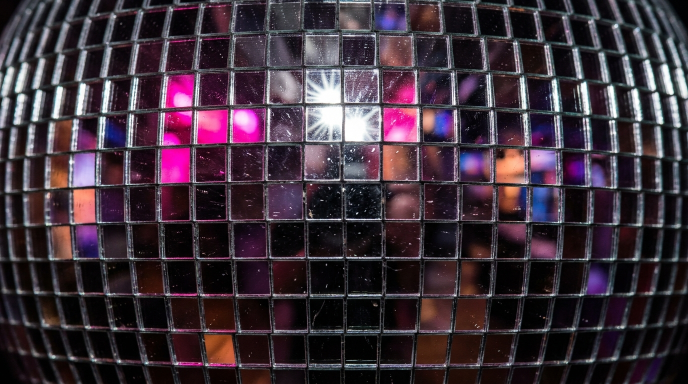
#> input picture scripts/person-portraits/disco-ball-source.jpg, 1376 x 768 px (shown at 1/2 size)
$ python polaroid-frame.py person-portraits/disco-ball-source.jpg person-portraits/disco-ball-source.jpg person-portraits/disco-ball-source.jpg person-portraits/disco-ball-source.jpg out.png
#> lines starting #> are read from the running program, lines starting #| are printed output that depends on the picture
"""Frame a polaroid-box photo as a classic instant print (Lisa, 22 Oct 2026).

Every guest gets a polaroid: the square photo from scripts/polaroid-box.py goes on the site (home + Afterparty boxes),
and this framed print (photo + wide bottom strip with the guest's name and episode code) is the keepsake - saved in
the episode folder and in the Polaroids folder.

Usage: python3 scripts/polaroid-frame.py <photo.jpg> "<Guest name>" "<S01E01>" <out.jpg> ["<description line>"]
(the description line comes from scripts/episode-guests.json "line" - the guest line from the episode page header)
"""
import io, os, sys
import numpy as np
from PIL import Image, ImageDraw, ImageFont, ImageFilter

ROOT = os.path.dirname(os.path.dirname(os.path.abspath(__file__)))


def font(name, size):
    from fontTools.ttLib import TTFont
    f = TTFont(os.path.join(ROOT, "node_modules/@fontsource", name, "files", f"{name}-latin-400-normal.woff"))
    f.flavor = None; buf = io.BytesIO(); f.save(buf); buf.seek(0)
    return ImageFont.truetype(buf, size)


def wrap(d, text, f, width):
    words, lines, cur = text.split(), [], ""
    for w in words:
        t = (cur + " " + w).strip()
        if d.textlength(t, font=f) <= width or not cur: cur = t
        else: lines.append(cur); cur = w
    return lines + [cur] if cur else lines


def frame(photo, name, code, line=""):
#> called with photo = 'person-portraits/disco-ball-source.jpg', name = 'person-portraits/disco-ball-source.jpg', code = 'person-portraits/disco-ball-source.jpg', line = 'out.png'
    P = 1024; side = 64; top = 64; bottom = 340           # classic proportions: 88 x 107 mm
    W, H = P + 2 * side, P + top + bottom
    rng = np.random.default_rng(7)
    base = np.linspace([253, 251, 244], [239, 233, 216], H)[:, None, :].repeat(W, 1)
    base += rng.normal(0, 2.2, (H, W, 1))                  # paper grain
    card = Image.fromarray(base.clip(0, 255).astype(np.uint8))
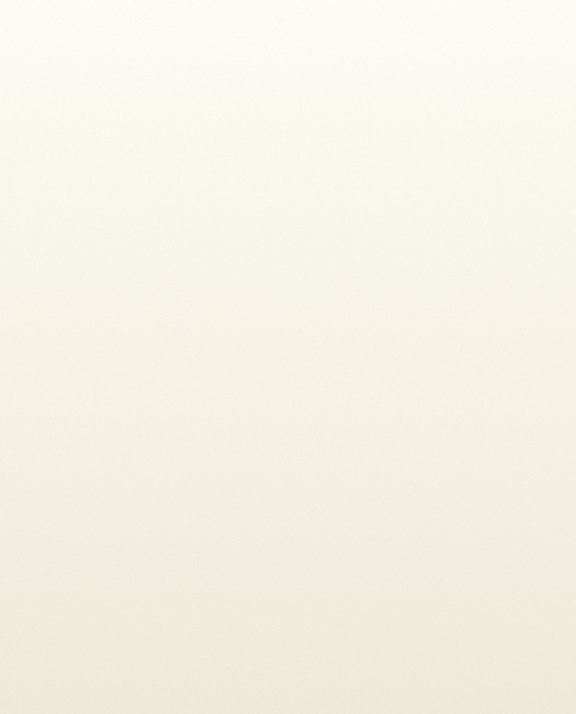
#> card: PIL image 1152x1428 RGB (shown at 1/2 size); mean R, G, B 245.5, 241.5, 229.5
    ph = Image.open(photo).convert("RGB").resize((P, P), Image.LANCZOS)
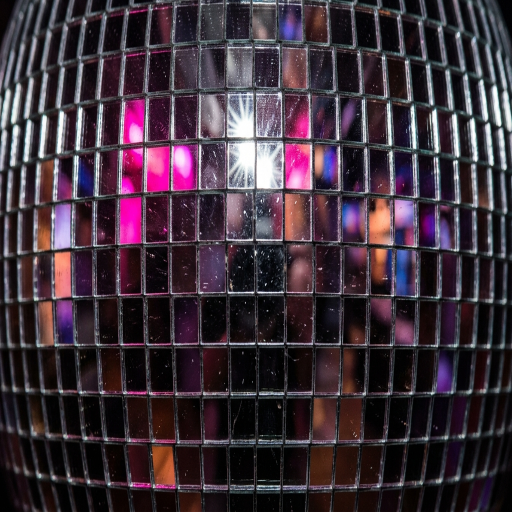
#> ph: PIL image 1024x1024 RGB (shown at 1/2 size); mean R, G, B 63, 48.7, 59.2
    a = np.asarray(ph, np.float32)                        # slight instant-film look
    a = (a - 128) * 1.04 + 128; g = a.mean(2, keepdims=True); a = g + (a - g) * 0.95
#> after `g = a.mean(2, keepdims=True)`:
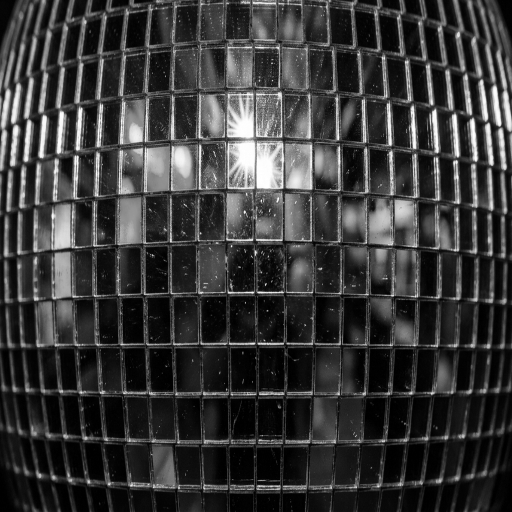
#> g: shape (1024, 1024, 1) float32 (shown at 1/2 size); min -5.12, max 260.1, mean 54.2; drawn with min black and max white
    a = a * np.array([1.02, 1.0, 0.95])
    ph = Image.fromarray(a.clip(0, 255).astype(np.uint8))
    card.paste(ph, (side, top))
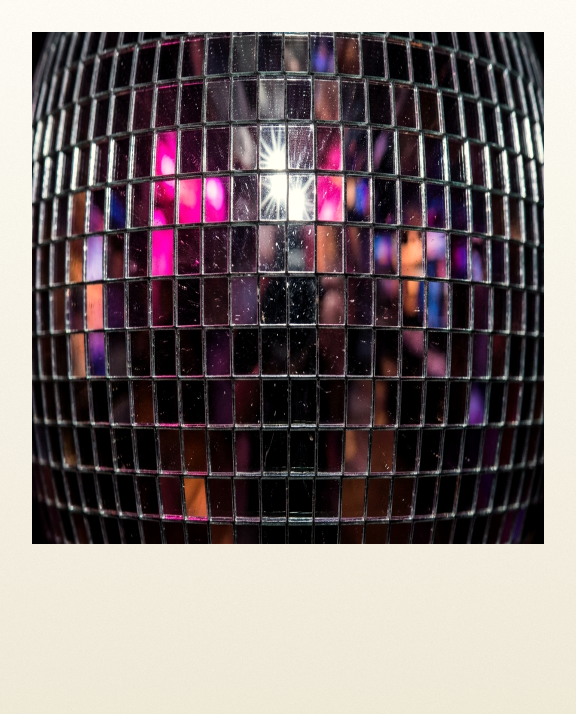
#> card: PIL image 1152x1428 RGB (shown at 1/2 size); mean R, G, B 127, 115.7, 115.5
    d = ImageDraw.Draw(card)
    d.rectangle([side - 1, top - 1, side + P, top + P], outline=(0, 0, 0, 60))
    f1 = font("special-elite", 64 if len(name) < 22 else 50)
    f2 = font("archivo-black", 26)
    f3 = font("special-elite", 30)
    y = top + P + 48
    nw = d.textlength(name, font=f1)
    d.text(((W - nw) / 2, y), name, font=f1, fill=(30, 28, 28)); y += 84
    for l in wrap(d, line, f3, W - 2 * side - 40)[:2]:
        lw = d.textlength(l, font=f3)
        d.text(((W - lw) / 2, y), l, font=f3, fill=(70, 66, 62)); y += 40
    tag = f"{code} · THE AFTERPARTY"
    tw = d.textlength(tag, font=f2)
    d.text(((W - tw) / 2, H - 70), tag, font=f2, fill=(236, 64, 150))
    return card


if __name__ == "__main__":
    photo, name, code, out = sys.argv[1:5]
#> (the run stopped early here; a loop or call above may not have finished)
